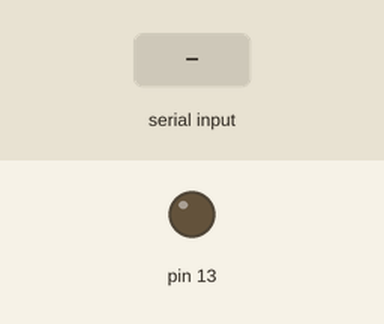
This sketch was run on a simulated Arduino Uno, built with avr-gcc and run on an emulated ATmega328P. Shown: output pins drawn as LEDs (lit = HIGH). Inputs (shaded band) come from the test bench.

Above: at 1.2 s.
1.3 s: "on" received over Serial
At 2.5 s:
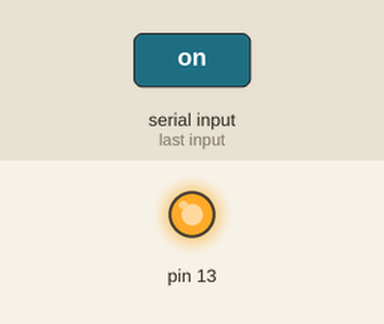
2.8 s: "off" received over Serial
At 3.8 s:
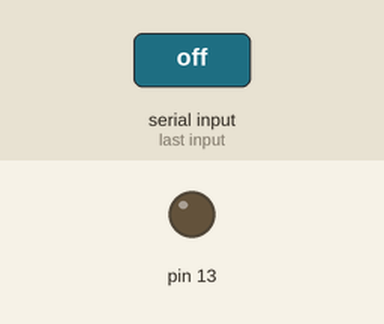
Timing chart, 0 to 5.8 s (numbered marks = the images above; inputs shaded):
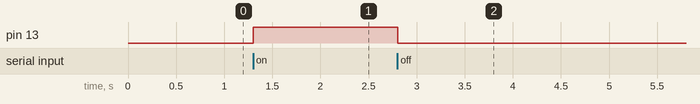

Measured:
- after the input at 1.3 s, pin 13: LOW → HIGH at once
- after the input at 2.8 s, pin 13: HIGH → LOW at once

The sketch:

ARDUINO_CODE.ino
```cpp
void setup() {
  Serial.begin (9600);
  pinMode(13,OUTPUT);
}

void loop() {
  String readString;
  String Q;

  while (Serial.available()){
   delay(1);

   if (Serial.available()>0){
      char c = Serial.read();
      if (isControl(c)){
        break;
      }
      readString += c;
    }
  }


  Q = readString ;
  if (Q=="on")
  {
    digitalWrite(13,HIGH);
  }

  if (Q=="off")
  {
    digitalWrite(13,LOW);
  }

}
```
